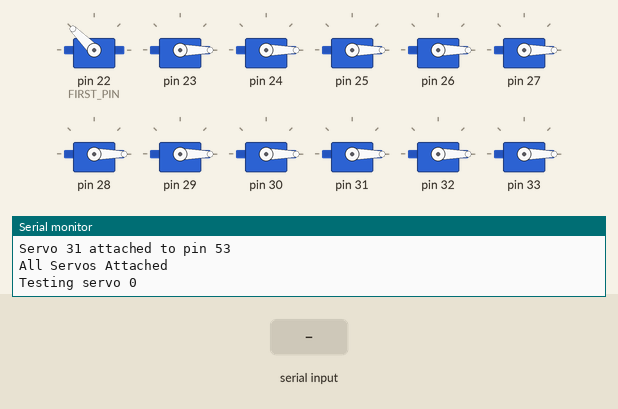
A sketch run on a simulated Arduino Mega 2560, built with avr-gcc and run on an emulated ATmega2560. On the bench: 12 × servo, the last lines printed to the serial monitor. Inputs (shaded band) come from the test bench.

Above: at 1.0 s.
At 1.4 s:
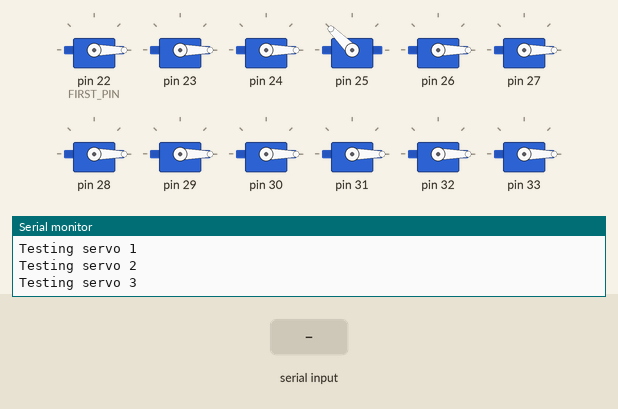
At 6.9 s:
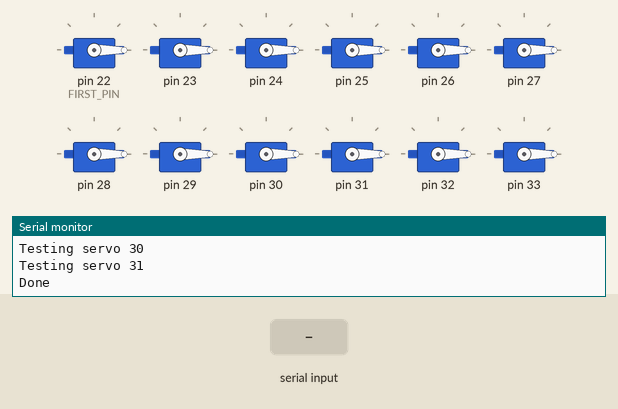
7.0 s: "90 45 200\n" received over Serial
8.5 s: "90 45\n" received over Serial
10.0 s: "5\n" received over Serial
Timing chart, 0 to 13.0 s (numbered marks = the images above; inputs shaded):
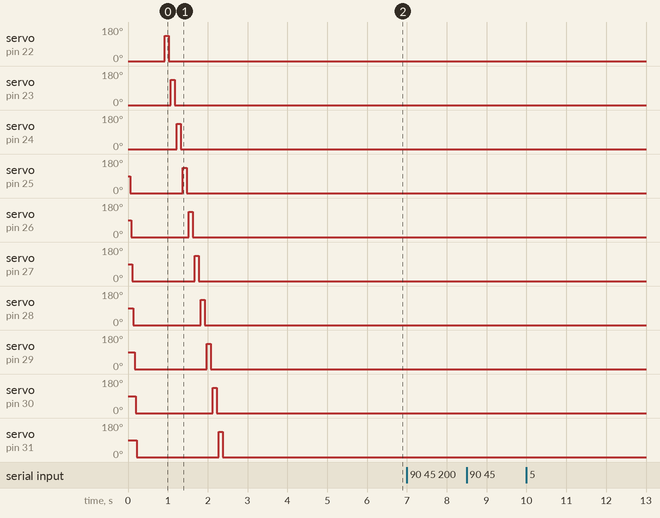

The sketch:

GuardianPipeOrganV1.ino
```cpp
/*
  Bob Kammauff & Justyn Reyes
  Midi Output - Guardian Pipe Organ
  3/25
  Last Updated: 5/24/2021
*/

#include <Servo.h>
#include <stdio.h>
#include <string.h>


#define NUM_NOTES 32
#define FIRST_PIN 22
Servo servos[NUM_NOTES];

#define OFF_ANGLE 0
#define ON_ANGLE 135


#define FIRST_NOTE 53 //corresponds to F3
#define LAST_NOTE 84 //corresponds to C6

//If input falls outside this range, data gets thrown out

int note, velocity;

String fromSerial;

char input[10];

int incomingByte = 0; // for incoming serial data

void setup() {
  // put your setup code here, to run once:
  Serial.begin(9600); //For communicating with the computer

  for (int i = 0; i < NUM_NOTES; i++)
  {
    servos[i].attach(i + FIRST_PIN);

    Serial.print("Servo ");
    Serial.print(i);
    Serial.print(" attached to pin ");
    Serial.println(i + FIRST_PIN);
    servos[i].write(OFF_ANGLE);

  }
  Serial.println("All Servos Attached");

  for (int n = 0; n < NUM_NOTES; n++)
  {
    Serial.print("Testing servo ");
    Serial.println(n);
    servos[n].write(ON_ANGLE);
    delay(100);
    servos[n].write(OFF_ANGLE);
    delay(50);
  }

  Serial.println("Done");
}

void loop() {
  // put your main code here, to run repeatedly:
  // send data only when you receive data:
  while (Serial.available() > 0)
  {
    fromSerial = Serial.readStringUntil('\n');
    Serial.println(fromSerial); //Echoes back what was received
    fromSerial.toCharArray(input, fromSerial.length());
    // Returns first token
    char *token = strtok(input, " ");
    note = atoi(token);
    token = strtok(NULL, " ");
    velocity = atoi(token);
    // Keep printing tokens while one of the
    // delimiters present in str[].
    if (note >= FIRST_NOTE and note <= LAST_NOTE) //If note is in range
    {
      Serial.print("Note is: ");
      Serial.println(note, DEC);
      Serial.print("Vel is: ");
      Serial.println(velocity, DEC);
      if (velocity > 0)
      {
        servos[note - FIRST_NOTE].write(ON_ANGLE);
      } else
      {
        servos[note - FIRST_NOTE].write(OFF_ANGLE);
      }

    }


  }
}
```
